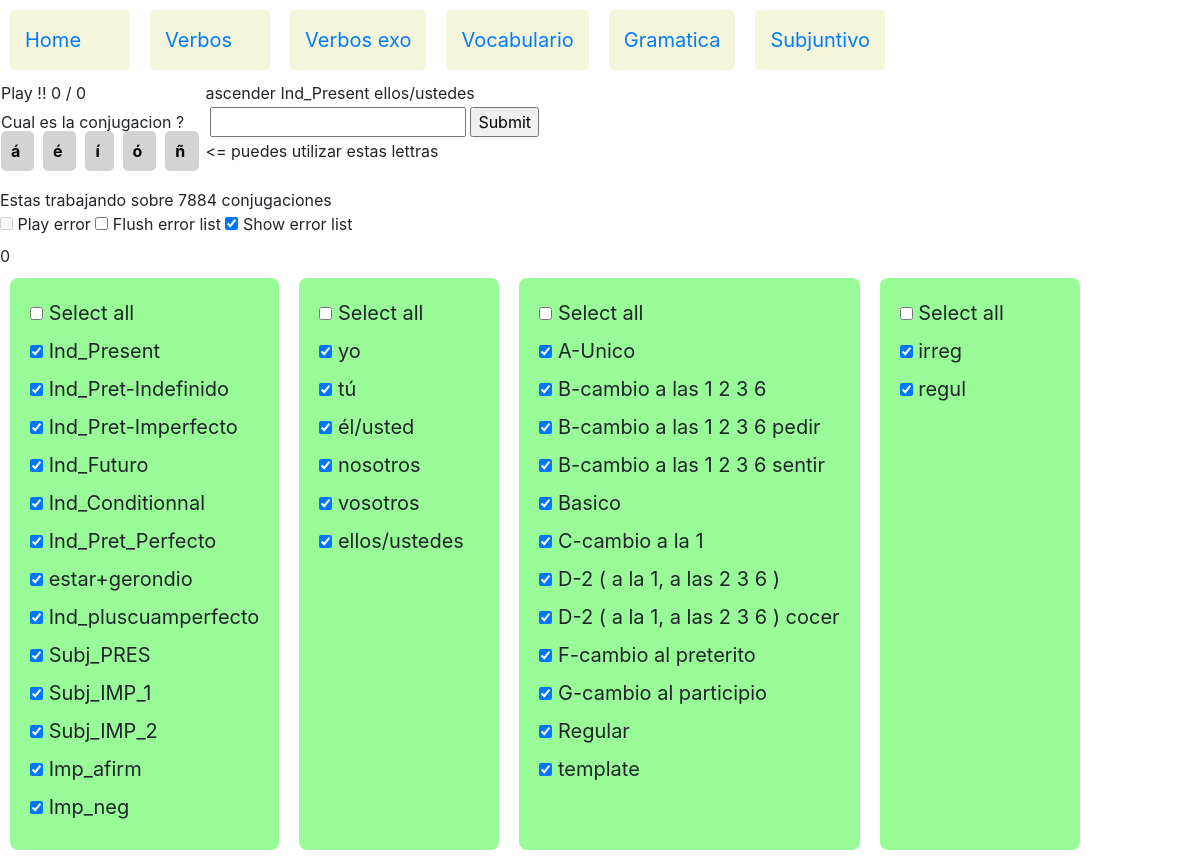
/verbos/verbos_exo/3187/3187, run on the app's committed database.
### verbos/models.py (models this page shows, shortened)
class Conjugacion(models.Model):
    verbo=models.ForeignKey(Verbo,on_delete=models.CASCADE,related_name="conjugacions")
    tiempo=models.ForeignKey(Tiempo,on_delete=models.CASCADE,related_name="tiempo_c")
    pronombre=models.ForeignKey(Pronombre,on_delete=models.CASCADE,related_name="pronombre_c")
    conjugacion=models.CharField(max_length=30)
    level=models.ForeignKey(Level,on_delete=models.CASCADE,related_name="conjugacion")

class Verbo(models.Model):
    verbo = models.CharField(max_length=32)
    tipo=models.ForeignKey(Verbotipo,on_delete=models.SET_NULL,related_name="tipo_v",null=True)
    def __str__(self):
        return self.verbo

class Tiempo(models.Model):
    tiempo=models.CharField(max_length=30)
    tiemposeq=models.IntegerField(null=True)
    def __str__(self):
        return self.tiempo

class Pronombre(models.Model):
    pronombre=models.CharField(max_length=13)
    pronombreseq=models.IntegerField(null=True)
    def __str__(self):
        return self.pronombre

class Verbotipo(models.Model):
    verbotipo = models.CharField(max_length=64,null=True)
    verbotiposeq=models.IntegerField(null=True)
    def __str__(self):
        return self.verbotipo

class Level(models.Model):
    level=models.CharField(max_length=5)
    def __str__(self):
        return self.level

### verbos/views.py (the view, shortened to what this page needs)
# urls.py: path('verbos_exo/<int:mode_id>/<int:conjugacion_id>',views.verbos_exo,name='verbos_exo_run'),
def verbos_exo(request,mode_id,conjugacion_id):
    resuelto = " sabes tus conjugaciones ? "
    trace= "<= puedes utilizar estas lettras"
    tracerep= "  "
    trace_id= "  "
    conjugacion_error_list=[]
    if request.method=="GET":
        Conjugacion_selectadas_count = Conjugacion.objects.count()
        loto_winner=random.randint(0,Conjugacion_selectadas_count-1)
        Conjugacion_selectadas_list=Conjugacion.objects.values_list('pk',flat=True)
        Conjugacion_winner_pk=Conjugacion_selectadas_list[loto_winner]
        print("loto winner = " + str(loto_winner))
        Conjugacion_winner=Conjugacion.objects.get(pk=Conjugacion_winner_pk)
    if request.method=="POST":
        if mode_id==1:
            respuesta= request.POST.getlist('respuesta')
            conjugacion = Conjugacion.objects.get(pk=conjugacion_id)
            trace = str(conjugacion.verbo) + " " + str(conjugacion.tiempo) + " " + str(conjugacion.pronombre) +" = " + str(conjugacion.conjugacion)
            tracerep =  str(respuesta[0])
            trace_id =  str(conjugacion.id)
            if respuesta[0].replace(" ","").lower() == conjugacion.conjugacion.replace(" ",""):
                resuelto="1"
            else:
                resuelto="0"
                conjugacion_error_list.append(conjugacion_id)
        verbotipos_selected= request.POST.getlist('verbotipo')
        pronombres_selected= request.POST.getlist('pronombre')
        tiempos_selected= request.POST.getlist('tiempo')
        levels_selected= request.POST.getlist('level')
        play_mode=request.POST.getlist('play_mode_name')
        print(" play_mode_name = "+ str(play_mode))
        if not (play_mode):
            print("mode run")
            Conjugacion_selectadas=Conjugacion.objects.filter(tiempo__in=tiempos_selected).filter(pronombre__in=pronombres_selected).filter(verbo__in=Verbo.objects.filter(tipo__in=verbotipos_selected)).filter(level__in=levels_selected)
            Conjugacion_selectadas_count =Conjugacion_selectadas.count()
            if Conjugacion_selectadas_count  > 0 :
                loto_winner=random.randint(0,Conjugacion_selectadas_count-1)
                print("loto winner = " + str(loto_winner))
                Conjugacion_selectadas_list=Conjugacion_selectadas.values_list('pk',flat=True)
                Conjugacion_winner_pk=Conjugacion_selectadas_list[loto_winner]
                print("Conjugacion  selectada  pk =" + str(Conjugacion_winner_pk))
                Conjugacion_winner=Conjugacion.objects.get(pk=Conjugacion_winner_pk)
            else:
                pk_winner=conjugacion_id
                Conjugacion_winner_pk=conjugacion_id
                loto_winner=-1
                Conjugacion_winner=Conjugacion.objects.get(pk=conjugacion_id)
                Conjugacion_selectadas_count = 0 # pour transmettre dans le template
        else:
            print("mode error "+ str(play_mode))
            conjugacion_error_list_id=play_mode[0].split(',')
            print("conjugacion error list id = " + str(conjugacion_error_list_id ))
            loto_winner=random.randint(1,len(conjugacion_error_list_id)-1)
            Conjugacion_winner_pk=int(conjugacion_error_list_id[loto_winner])
            print("mode error : loto winner =" + str(loto_winner) + " pk winner =" + str(Conjugacion_winner_pk) )
            Conjugacion_winner=Conjugacion.objects.get(pk=Conjugacion_winner_pk)
            Conjugacion_selectadas_count =len(conjugacion_error_list_id)-1
        tiempos_checked= {}
        pronombres_checked= {}
        verbotipos_checked= {}
        levels_checked= {}
        for tiempo_selected in tiempos_selected :
            tiempos_checked[tiempo_selected]="checked"
        for pronombre_selected in pronombres_selected :
            pronombres_checked[pronombre_selected]="checked"
        for verbotipo_selected in verbotipos_selected :
            verbotipos_checked[verbotipo_selected]="checked"
        for level_selected in levels_selected :
            levels_checked[level_selected]="checked"
    else:
        tiempos_checked={"start":"go"}
        pronombres_checked= {}
        verbotipos_checked= {}
        levels_checked= {}
    verbos = Verbo.objects.all()
    tiempos = Tiempo.objects.all().order_by('tiemposeq')
    pronombres = Pronombre.objects.all().order_by('pronombreseq')
    verbotipos = Verbotipo.objects.all()
    levels = Level.objects.all()
    myset=("tiempos","pronombres","verbotipos")
    jstiempos=jslist(tiempos)
    jspronombres=jslist(pronombres)
    jsverbotipos=jslist(verbotipos)
    jslevels=jslist(levels)
    context= {
            "title" : "Verbos exo",
            "verbos" : verbos,
            "tiempos" : tiempos ,
            "pronombres" : pronombres,
            "levels" : levels,
            "verbotipos" : verbotipos,
            "tiempos_checked": tiempos_checked,
            "verbotipos_checked": verbotipos_checked,
            "pronombres_checked": pronombres_checked,
            "conjugacion_selectada" : Conjugacion_winner,
            "conjugacion_selectada_count" : Conjugacion_selectadas_count,
            "conjugacion_error_list" : conjugacion_error_list,
            "loto_winner" : loto_winner,
            "pk_winner" : Conjugacion_winner_pk,
            "resuelto" : resuelto,
            "trace" : trace,
            "trace_id" : trace_id,
            "mode_id" : mode_id,
            "tracerep" : tracerep,
            "myset" : myset,
            "jstiempos" : jstiempos,
            "jsverbotipos" : jsverbotipos,
            "jslevels": jslevels,
            "jspronombres" : jspronombres
            }
    return render(request,"verbos/verbos_exo.html",context)

### verbos/views.py (called while the page is built)
def jslist(myqueryset):
    jstname=myqueryset.model.__name__
    jstlst=[]
    for item in myqueryset:
        jstlst.append([jstname,item.id])
    return jstlst

### verbos/templates/verbos/verbos_exo.html (shortened to what this page needs)
{% extends 'verbos/layout.html' %}
{% block body1 %}
<table>
	<tr>
		<td>
			<span id="resuelto">{{resuelto}}</span>
			<span id="exito" > 0 </span>
			<span id="slash"> / </span>
			<span id="total" > 0 </span>
		</td>
		<td>
			{{conjugacion_selectada.verbo}}
			{{conjugacion_selectada.tiempo}}
			{{conjugacion_selectada.pronombre }}
		</td>
	</tr>
	<tr>
		<td>
			<span> Cual es la conjugacion ? </span>
		</td>
		<td>
			<form action= "{% url 'verbos_exo_run'  1   conjugacion_selectada.id %}"  method="post">
			<input autofocus id="myrespuesta" type="text" name="respuesta"  autocapitalize=off >
			<input type="submit" value="Submit">
		</td>
	</tr>
	<tr>
		<td>
<span type="text" class="lettre" id="lettre-a" onclick="addletter('á')" value="á" > á </span>
<span type="text" class="lettre" id="lettre-e" onclick="addletter('é')" value="é" > é </span>
<span type="text" class="lettre" id="lettre-i" onclick="addletter('í')" value="í" > í </span>
<span type="text" class="lettre" id="lettre-o" onclick="addletter('ó')" value="ó" > ó </span>
<span type="text" class="lettre" id="lettre-n" onclick="addletter('ñ')" value="ñ" > ñ </span>
		</td>
		<td>
			<span id="trace">{{trace}}</span>
		</td>
	</tr>
</table>
<br>
<span id="compteur_selectados"> Estas trabajando sobre {{ conjugacion_selectada_count }} conjugaciones </span>
<br>
 			 <input type="checkbox" id="play_mode_id" name="play_mode_name"  onclick="play_mode_toggle()">
   			 <label for="play_mode_id">Play error</label>
  			 <input type="checkbox" id="error_list_flush_id" name="error_list_flush_name"  onclick="error_list_flush()">
   			 <label for="error_list_flush_id">Flush error list</label>
  			 <input type="checkbox" id="error_list_show_id" name="error_list_show_name"  onclick="verbos_error_list_show()">
   			 <label for="error_list_show_id">Show error list</label>
<div id="verbos_error_list"    > </div>
<div id="container">
	<div>
	<input type="checkbox" id="checkbox_tiempo"   name="checktodos"  data-type="tiempo" >
	<label for="checkbox_tiempo"> Select all   </label>
	<br>
	{% for tiempo  in tiempos %}
	<input type="checkbox" id="Tiempo-{{tiempo.id}}" name="tiempo" data-storage="true" value="{{tiempo.id}}"  {{ tiempo.checked }} >
	<label for="Tiempo-{{tiempo.id}}"> {{tiempo}}    </label>
	<br>
	{% endfor %}
	</div>
	<div>
		<input type="checkbox" id="checkbox_pronombre"   name="checktodos"   data-type="pronombre" >
	<label for="checkbox_pronombre"> Select all  </label>
	<br>
	{% for pronombre   in pronombres %}
	<input type="checkbox" id="Pronombre-{{pronombre.id}}" name="pronombre" data-storage="true" value="{{pronombre.id }}" {{pronombre.checked}} >
	<label for="Pronombre-{{pronombre.id}}"> {{pronombre}}   </label>
	<br>
	{% endfor %}
	</div>
  	<div>
		<input type="checkbox" id="checkbox_verbotipo"   name="checktodos"   data-type="verbotipo" >
	<label for="checkbox_verbotipo"> Select all  </label>
	<br>
	{% for verbotipo   in verbotipos %}
	<input type="checkbox" id="Verbotipo-{{verbotipo.id}}" name="verbotipo" data-storage="true" value="{{verbotipo.id }}"  {{verbotipo.checked}} >
	<label for="Verbotipo-{{verbotipo.id}}"> {{verbotipo}}   </label>
	<br>
	{% endfor %}
	</div>
  	<div>
		<input type="checkbox" id="checkbox_level"   name="checktodos"   data-type="level" >
	<label for="checkbox_verbotipo"> Select all  </label>
	<br>
	{% for level   in levels %}
	<input type="checkbox" id="Level-{{level.id}}" name="level" data-storage="true" value="{{level.id }}"  {{level.checked}} >
	<label for="Level-{{level.id}}"> {{level}}   </label>
	<br>
	{% endfor %}
	</div>
	</div>
{% endblock %}

### data on the page
Tiempo: tiempo "Ind_Present"
Tiempo: tiempo "Ind_Pret-Indefinido"
Tiempo: tiempo "Ind_Pret-Imperfecto"
Tiempo: tiempo "Ind_Futuro"
Tiempo: tiempo "Ind_Conditionnal"
Tiempo: tiempo "Ind_Pret_Perfecto"
Tiempo: tiempo "estar+gerondio"
Tiempo: tiempo "Ind_pluscuamperfecto"
Tiempo: tiempo "Subj_PRES"
Tiempo: tiempo "Subj_IMP_1"
Tiempo: tiempo "Subj_IMP_2"
Tiempo: tiempo "Imp_afirm"
Tiempo: tiempo "Imp_neg"
Pronombre: pronombre "yo"
Pronombre: pronombre "tú"
Pronombre: pronombre "él/usted"
Pronombre: pronombre "nosotros"
Pronombre: pronombre "vosotros"
Pronombre: pronombre "ellos/ustedes"
Verbotipo: verbotipo "A-Unico"
Verbotipo: verbotipo "B-cambio a las 1 2 3 6"
Verbotipo: verbotipo "B-cambio a las 1 2 3 6 pedir"
Verbotipo: verbotipo "B-cambio a las 1 2 3 6 sentir"
Verbotipo: verbotipo "Basico"
Verbotipo: verbotipo "C-cambio a la 1"
Verbotipo: verbotipo "D-2 ( a la 1, a las 2 3 6 )"
Verbotipo: verbotipo "D-2 ( a la 1, a las 2 3 6 ) cocer"
Verbotipo: verbotipo "F-cambio al preterito"
Verbotipo: verbotipo "G-cambio al participio"
Verbotipo: verbotipo "Regular"
Verbotipo: verbotipo "template"
Level: level "irreg"
Level: level "regul"

### other printed values
{{ trace }} "<= puedes utilizar estas lettras"
{{ conjugacion_selectada_count }} "7884"
